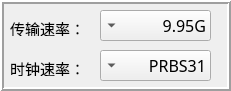
       <widget class="QFrame" name="frame_19">
        <property name="geometry">
         <rect>
          <x>250</x>
          <y>30</y>
          <width>231</width>
          <height>91</height>
         </rect>
        </property>
        <property name="frameShape">
         <enum>QFrame::Box</enum>
        </property>
        <property name="frameShadow">
         <enum>QFrame::Raised</enum>
        </property>
        <property name="lineWidth">
         <number>2</number>
        </property>
        <widget class="QComboBox" name="comboBox_WMB_Pattern_V">
         <property name="geometry">
          <rect>
           <x>100</x>
           <y>10</y>
           <width>111</width>
           <height>31</height>
          </rect>
         </property>
         <property name="font">
          <font>
           <family>黑体</family>
           <pointsize>12</pointsize>
          </font>
         </property>
         <property name="layoutDirection">
          <enum>Qt::RightToLeft</enum>
         </property>
         <property name="autoFillBackground">
          <bool>false</bool>
         </property>
         <item>
          <property name="text">
           <string>9.95G</string>
          </property>
         </item>
         <item>
          <property name="text">
           <string>10.31G</string>
          </property>
         </item>
         <item>
          <property name="text">
           <string>11.31G</string>
          </property>
         </item>
         <item>
          <property name="text">
           <string>12.16G</string>
          </property>
         </item>
         <item>
          <property name="text">
           <string>14.02G</string>
          </property>
         </item>
         <item>
          <property name="text">
           <string>22.77G</string>
          </property>
         </item>
         <item>
          <property name="text">
           <string>24.33G</string>
          </property>
         </item>
         <item>
          <property name="text">
           <string>25.78G</string>
          </property>
         </item>
         <item>
          <property name="text">
           <string>27.95G</string>
          </property>
         </item>
         <item>
          <property name="text">
           <string>28.05G</string>
          </property>
         </item>
        </widget>
        <widget class="QComboBox" name="comboBox_WMB_Pattern_HM">
         <property name="geometry">
          <rect>
           <x>100</x>
           <y>50</y>
           <width>111</width>
           <height>31</height>
          </rect>
         </property>
         <property name="font">
          <font>
           <family>黑体</family>
           <pointsize>12</pointsize>
          </font>
         </property>
         <property name="layoutDirection">
          <enum>Qt::RightToLeft</enum>
         </property>
         <property name="autoFillBackground">
          <bool>false</bool>
         </property>
         <property name="currentText">
          <string>PRBS31</string>
         </property>
         <item>
          <property name="text">
           <string>PRBS31</string>
          </property>
         </item>
         <item>
          <property name="text">
           <string>PRBS23</string>
          </property>
         </item>
         <item>
          <property name="text">
           <string>PRBS15</string>
          </property>
         </item>
         <item>
          <property name="text">
           <string>PRBS11</string>
          </property>
         </item>
         <item>
          <property name="text">
           <string>PRBS09</string>
          </property>
         </item>
         <item>
          <property name="text">
           <string>PRBS07</string>
          </property>
         </item>
         <item>
          <property name="text">
           <string>PRBSSW</string>
          </property>
         </item>
        </widget>
        <widget class="QLabel" name="label_48">
         <property name="geometry">
          <rect>
           <x>10</x>
           <y>60</y>
           <width>81</width>
           <height>16</height>
          </rect>
         </property>
         <property name="font">
          <font>
           <family>黑体</family>
           <pointsize>11</pointsize>
          </font>
         </property>
         <property name="text">
          <string>时钟速率：</string>
         </property>
        </widget>
        <widget class="QLabel" name="label_49">
         <property name="geometry">
          <rect>
           <x>10</x>
           <y>20</y>
           <width>81</width>
           <height>16</height>
          </rect>
         </property>
         <property name="font">
          <font>
           <family>黑体</family>
           <pointsize>11</pointsize>
          </font>
         </property>
         <property name="text">
          <string>传输速率：</string>
         </property>
        </widget>
       </widget>
